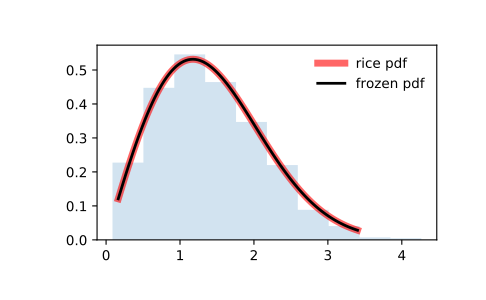

Python code for this plot:
from scipy.stats import rice
import matplotlib.pyplot as plt
fig, ax = plt.subplots(1, 1)

# Calculate a few first moments:

b = 0.775
mean, var, skew, kurt = rice.stats(b, moments='mvsk')

# Display the probability density function (``pdf``):

x = np.linspace(rice.ppf(0.01, b),
                rice.ppf(0.99, b), 100)
ax.plot(x, rice.pdf(x, b),
       'r-', lw=5, alpha=0.6, label='rice pdf')

# Alternatively, the distribution object can be called (as a function)
# to fix the shape, location and scale parameters. This returns a "frozen"
# RV object holding the given parameters fixed.

# Freeze the distribution and display the frozen ``pdf``:

rv = rice(b)
ax.plot(x, rv.pdf(x), 'k-', lw=2, label='frozen pdf')

# Check accuracy of ``cdf`` and ``ppf``:

vals = rice.ppf([0.001, 0.5, 0.999], b)
np.allclose([0.001, 0.5, 0.999], rice.cdf(vals, b))
# True

# Generate random numbers:

r = rice.rvs(b, size=1000)

# And compare the histogram:

ax.hist(r, density=True, histtype='stepfilled', alpha=0.2)
ax.legend(loc='best', frameon=False)
plt.show()
